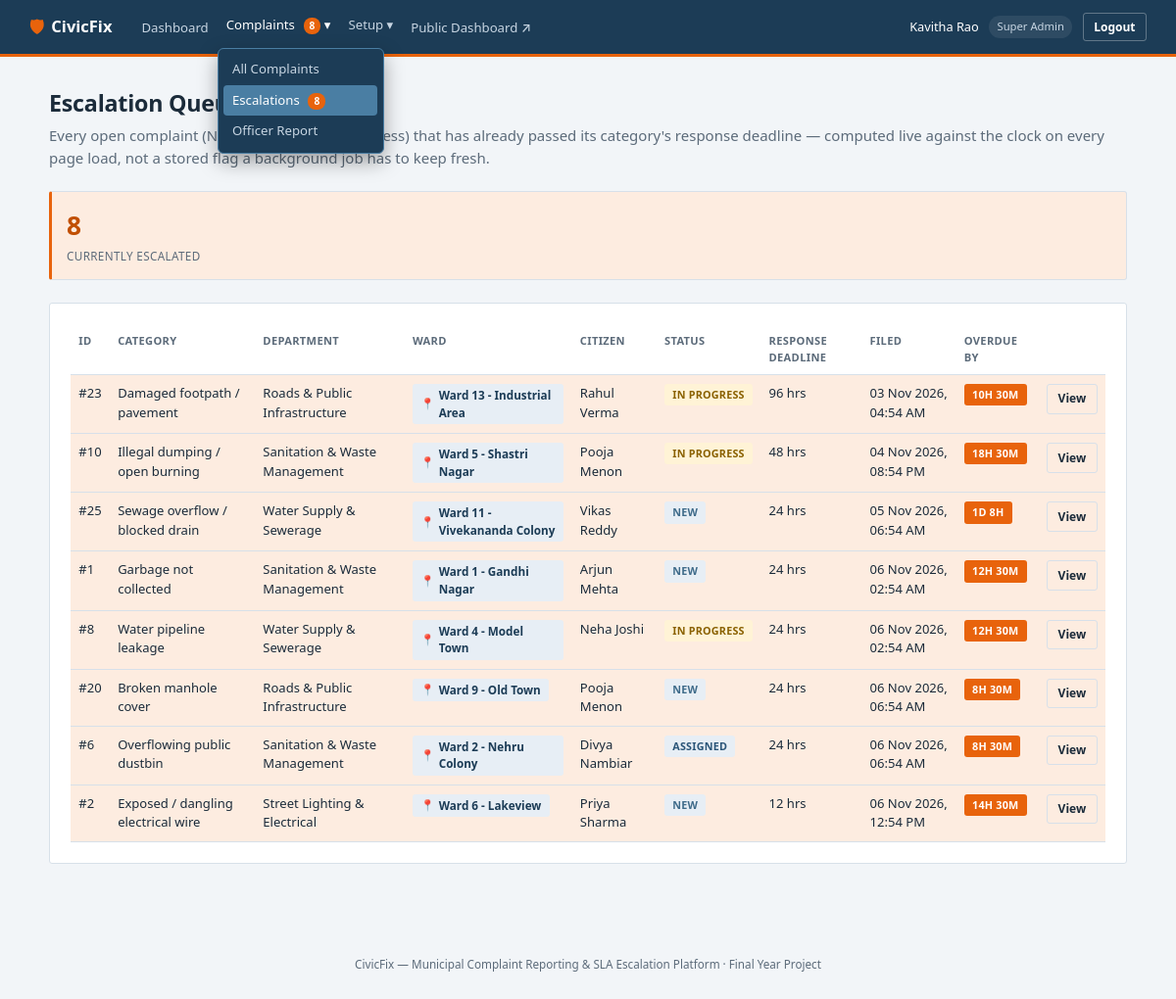
Screenshot of /index.php?route=admin/escalations (signed in) with the database file from the repository.
### tables this page shows
CREATE TABLE complaints (
    id                      INT AUTO_INCREMENT PRIMARY KEY,
    citizen_id              INT NOT NULL,
    category_id             INT NOT NULL,
    department_id           INT NOT NULL,    
    ward_id                 INT NOT NULL,
    address_line            VARCHAR(255) NOT NULL,
    description             TEXT NOT NULL,
    photo_path              VARCHAR(255) NULL,
    status                  ENUM('new','assigned','in_progress','resolved','closed') NOT NULL DEFAULT 'new',
    assigned_officer_id     INT NULL,
    resolution_photo_path   VARCHAR(255) NULL,
    resolved_at             DATETIME NULL,
    closed_at               DATETIME NULL,
    citizen_rating          TINYINT UNSIGNED NULL,           
    citizen_rating_comment  VARCHAR(500) NULL,
    reopen_count            TINYINT UNSIGNED NOT NULL DEFAULT 0,  
    created_at              TIMESTAMP NOT NULL DEFAULT CURRENT_TIMESTAMP,
    FOREIGN KEY (citizen_id) REFERENCES users(id),
    FOREIGN KEY (category_id) REFERENCES categories(id),
    FOREIGN KEY (department_id) REFERENCES departments(id),
    FOREIGN KEY (ward_id) REFERENCES wards(id),
    FOREIGN KEY (assigned_officer_id) REFERENCES users(id),
    KEY idx_complaints_department_status (department_id, status),
    KEY idx_complaints_citizen (citizen_id),
    KEY idx_complaints_ward (ward_id),
    KEY idx_complaints_status (status)
);

CREATE TABLE categories (
    id            INT AUTO_INCREMENT PRIMARY KEY,
    name          VARCHAR(150) NOT NULL,
    department_id INT NOT NULL,
    sla_hours     INT NOT NULL,            
    created_at    TIMESTAMP NOT NULL DEFAULT CURRENT_TIMESTAMP,
    FOREIGN KEY (department_id) REFERENCES departments(id),
    KEY idx_categories_department (department_id)
);

CREATE TABLE departments (
    id            INT AUTO_INCREMENT PRIMARY KEY,
    name          VARCHAR(120) NOT NULL UNIQUE,
    description   VARCHAR(255) NULL,
    created_at    TIMESTAMP NOT NULL DEFAULT CURRENT_TIMESTAMP
);

CREATE TABLE wards (
    id            INT AUTO_INCREMENT PRIMARY KEY,
    name          VARCHAR(100) NOT NULL UNIQUE,
    created_at    TIMESTAMP NOT NULL DEFAULT CURRENT_TIMESTAMP
);

CREATE TABLE users (
    id            INT AUTO_INCREMENT PRIMARY KEY,
    name          VARCHAR(100) NOT NULL,
    email         VARCHAR(150) NOT NULL UNIQUE,
    password      VARCHAR(255) NOT NULL,
    role          ENUM('super_admin','officer','citizen') NOT NULL,
    phone         VARCHAR(20) NULL,
    department_id INT NULL,                
    status        ENUM('active','inactive') NOT NULL DEFAULT 'active',
    created_at    TIMESTAMP NOT NULL DEFAULT CURRENT_TIMESTAMP
);

### app/controllers/AdminController.php (called while the page is built, shortened)
<?php
require_once __DIR__ . '/../models/Complaint.php';
class AdminController
{
    public function escalations(): void
    {
        $escalations = Complaint::escalations();
        require __DIR__ . '/../views/admin/escalations.php';
    }
}

### public/index.php (called while the page is built, shortened)
<?php
require_once __DIR__ . '/../core/helpers.php';
require_once __DIR__ . '/../core/Database.php';
require_once __DIR__ . '/../core/Auth.php';
require_once __DIR__ . '/../app/models/Complaint.php';
require_once __DIR__ . '/../app/controllers/AdminController.php';
$router = new Router();
$router->get('stats', fn() => (new PublicController())->dashboard());
$router->get('login', fn() => (new AuthController())->showLogin());
$router->post('login', fn() => (new AuthController())->login());
$router->post('logout', fn() => (new AuthController())->logout());
$router->get('register', fn() => (new AuthController())->showRegister());
$router->post('register', fn() => (new AuthController())->register());
$router->get('admin/dashboard', fn() => (new AdminController())->dashboard());
$router->get('admin/departments', fn() => (new AdminController())->departments());
$router->post('admin/departments/store', fn() => (new AdminController())->departmentStore());
$router->post('admin/departments/update', fn() => (new AdminController())->departmentUpdate());
$router->post('admin/departments/delete', fn() => (new AdminController())->departmentDelete());
$router->get('admin/categories', fn() => (new AdminController())->categories());
$router->post('admin/categories/store', fn() => (new AdminController())->categoryStore());
$router->post('admin/categories/update', fn() => (new AdminController())->categoryUpdate());
$router->post('admin/categories/delete', fn() => (new AdminController())->categoryDelete());
$router->get('admin/wards', fn() => (new AdminController())->wards());
$router->post('admin/wards/store', fn() => (new AdminController())->wardStore());
$router->post('admin/wards/update', fn() => (new AdminController())->wardUpdate());
$router->post('admin/wards/delete', fn() => (new AdminController())->wardDelete());
$router->get('admin/officers', fn() => (new AdminController())->officers());
$router->post('admin/officers/store', fn() => (new AdminController())->officerStore());
$router->post('admin/officers/status', fn() => (new AdminController())->officerStatus());
$router->get('admin/complaints', fn() => (new AdminController())->complaints());
$router->get('admin/complaints/view', fn() => (new AdminController())->complaintView());
$router->post('admin/complaints/comment', fn() => (new AdminController())->commentStore());
$router->post('admin/complaints/force-close', fn() => (new AdminController())->forceCloseComplaint());
$router->get('admin/escalations', fn() => (new AdminController())->escalations());
$router->get('admin/reports/officers', fn() => (new AdminController())->officerPerformance());
$router->get('officer/dashboard', fn() => (new OfficerController())->dashboard());
$router->get('officer/queue', fn() => (new OfficerController())->queue());
$router->get('officer/complaints/view', fn() => (new OfficerController())->complaintView());
$router->post('officer/complaints/claim', fn() => (new OfficerController())->claim());
$router->post('officer/complaints/status', fn() => (new OfficerController())->updateStatus());
$router->post('officer/complaints/comment', fn() => (new OfficerController())->commentStore());
$router->get('citizen/dashboard', fn() => (new CitizenController())->dashboard());
$router->get('citizen/complaints/new', fn() => (new CitizenController())->newForm());
$router->post('citizen/complaints/store', fn() => (new CitizenController())->store());
$router->get('citizen/complaints/view', fn() => (new CitizenController())->complaintView());
$router->post('citizen/complaints/rate', fn() => (new CitizenController())->rateComplaint());
$router->post('citizen/complaints/reopen', fn() => (new CitizenController())->reopenComplaint());
$router->post('citizen/complaints/upvote', fn() => (new CitizenController())->upvote());
$router->post('citizen/complaints/comment', fn() => (new CitizenController())->commentStore());
$route = $_GET['route'] ?? '';
$router->dispatch($_SERVER['REQUEST_METHOD'], $route);

### core/Router.php (called while the page is built, shortened)
<?php
class Router
{
    private array $routes = ['GET' => [], 'POST' => []];
    public function get(string $route, callable $handler): void
    {
        $this->routes['GET'][$route] = $handler;
    }
    public function post(string $route, callable $handler): void
    {
        $this->routes['POST'][$route] = $handler;
    }
    public function dispatch(string $method, string $route): void
    {
        $handler = $this->routes[$method][$route] ?? null;
        try {
            $handler();
        } catch (Throwable $e) {
            error_log($e->getMessage());
            http_response_code(500);
            require __DIR__ . '/../app/views/errors/500.php';
        }
    }
}

### core/helpers.php (called while the page is built, shortened)
<?php
function e(?string $value): string
{
    return htmlspecialchars($value ?? '', ENT_QUOTES, 'UTF-8');
}
function format_datetime(?string $datetime): string
{
    $ts = strtotime($datetime);
    return $ts === false ? '-' : date('d M Y, h:i A', $ts);
}
function status_label(string $status): string
{
    return match ($status) {
        'new'         => 'New',
        'assigned'    => 'Assigned',
        'in_progress' => 'In Progress',
        'resolved'    => 'Resolved',
        'closed'      => 'Closed',
        default       => ucfirst($status),
    };
}
function duration_between(string $start, ?string $end = null): string
{
    $startTs = strtotime($start);
    $endTs = $end !== null ? strtotime($end) : time();
    $seconds = $endTs - $startTs;
    $days = intdiv($seconds, 86400);
    $hours = intdiv($seconds % 86400, 3600);
    if ($days > 0) {
        return "{$days}d {$hours}h";
    }
    $minutes = intdiv($seconds % 3600, 60);
    if ($hours > 0) {
        return "{$hours}h {$minutes}m";
    }
    return "{$minutes}m";
}

### core/Database.php (called while the page is built)
<?php
class Database
{
    private static ?PDO $instance = null;
    public static function connect(): PDO
    {
        if (self::$instance === null) {
            $config = require __DIR__ . '/../config/database.php';
            $dsn = sprintf(
                'mysql:host=%s;port=%d;dbname=%s;charset=%s',
                $config['host'],
                $config['port'],
                $config['database'],
                $config['charset']
            );
            self::$instance = new PDO($dsn, $config['username'], $config['password'], [
                PDO::ATTR_ERRMODE            => PDO::ERRMODE_EXCEPTION,
                PDO::ATTR_DEFAULT_FETCH_MODE => PDO::FETCH_ASSOC,
                PDO::ATTR_EMULATE_PREPARES   => false,
            ]);
        }
        return self::$instance;
    }
}

### app/models/Complaint.php (called while the page is built, shortened)
<?php
require_once __DIR__ . '/../../core/Database.php';
class Complaint
{
    public static function isBreached(array $complaint): bool
    {
        $deadline = strtotime($complaint['created_at']) + ((int)$complaint['sla_hours'] * 3600);
        return time() > $deadline;
    }
    public static function slaDeadline(array $complaint): int
    {
        return strtotime($complaint['created_at']) + ((int)$complaint['sla_hours'] * 3600);
    }
    public static function escalations(): array
    {
        $sql = self::SELECT_BASE . " WHERE cp.status IN ('new','assigned','in_progress') ORDER BY cp.created_at ASC";
        $stmt = Database::connect()->query($sql);
        $rows = $stmt->fetchAll();
        return array_values(array_filter($rows, fn($row) => self::isBreached($row)));
    }
}

### core/Auth.php (called while the page is built, shortened)
<?php
require_once __DIR__ . '/Database.php';
class Auth
{
    public static function role(): ?string
    {
        return $_SESSION['user_role'] ?? null;
    }
    public static function name(): ?string
    {
        return $_SESSION['user_name'] ?? null;
    }
}

### config/database.php (called while the page is built)
<?php
return [
    'host'     => '127.0.0.1',
    'port'     => 3306,
    'database' => 'civicfix',
    'username' => 'root',
    'password' => '',
    'charset'  => 'utf8mb4',
];

### app/views/admin/escalations.php (the view)
<?php $pageTitle = 'Escalations'; require __DIR__ . '/../partials/header.php'; require __DIR__ . '/../partials/navbar.php'; ?>
<main class="page">
    <h1>Escalation Queue</h1>
    <p class="page-sub">
        Every open complaint (New / Assigned / In Progress) that has already passed its
        category's response deadline — computed live against the clock on every page load, not a
        stored flag a background job has to keep fresh.
    </p>
    <div class="stat-grid">
        <div class="stat-tile stat-alert"><span class="stat-value"><?= count($escalations) ?></span><span class="stat-label">Currently Escalated</span></div>
    </div>
    <div class="card">
        <?php if (empty($escalations)): ?>
            <p class="empty-state">Nothing is currently breached. Every open complaint is still within its response deadline.</p>
        <?php else: ?>
        <div class="table-scroll">
        <table class="data-table">
            <tr><th>ID</th><th>Category</th><th>Department</th><th>Ward</th><th>Citizen</th><th>Status</th><th>Response Deadline</th><th>Filed</th><th>Overdue by</th><th></th></tr>
            <?php foreach ($escalations as $c):
                $deadline = Complaint::slaDeadline($c);
                $overdueBy = duration_between(date('Y-m-d H:i:s', $deadline), date('Y-m-d H:i:s'));
            ?>
                <tr class="row-breached">
                    <td>#<?= (int)$c['id'] ?></td>
                    <td><?= e($c['category_name']) ?></td>
                    <td><?= e($c['department_name']) ?></td>
                    <td><span class="badge-ward"><?= e($c['ward_name']) ?></span></td>
                    <td><?= e($c['citizen_name']) ?></td>
                    <td><span class="badge badge-<?= e($c['status']) ?>"><?= e(status_label($c['status'])) ?></span></td>
                    <td><?= (int)$c['sla_hours'] ?> hrs</td>
                    <td><?= format_datetime($c['created_at']) ?></td>
                    <td><span class="badge badge-breach"><?= e($overdueBy) ?></span></td>
                    <td><a class="btn btn-ghost btn-sm" href="/index.php?route=admin/complaints/view&id=<?= (int)$c['id'] ?>">View</a></td>
                </tr>
            <?php endforeach; ?>
        </table>
        </div>
        <?php endif; ?>
    </div>
</main>
<?php require __DIR__ . '/../partials/footer.php'; ?>

### app/views/partials/navbar.php (shortened to what this page needs)
<?php
$role = Auth::role();
$navItems = [];
$navGroups = [];
$escalationCount = null;
if ($role === 'super_admin') {
    $navItems = [
        'admin/dashboard' => 'Dashboard',
    ];
    $navGroups = [
        'Complaints' => [
            'admin/complaints'       => 'All Complaints',
            'admin/escalations'      => 'Escalations',
            'admin/reports/officers' => 'Officer Report',
        ],
        'Setup' => [
            'admin/departments' => 'Departments',
            'admin/categories'  => 'Categories',
            'admin/wards'       => 'Wards',
            'admin/officers'    => 'Officers',
        ],
    ];
    $escalationCount = count(Complaint::escalations());
} elseif ($role === 'citizen') {
    $navItems = [
        'citizen/dashboard'       => 'My Complaints',
        'citizen/complaints/new'  => 'File a Complaint',
    ];
}
$currentRoute = $_GET['route'] ?? '';
?>
<nav class="navbar">
    <div class="navbar-brand">
        <span class="brand-mark">&#128737;</span> CivicFix
    </div>
    <ul class="navbar-links">
        <?php foreach ($navItems as $route => $label): ?>
            <li>
                <a href="/index.php?route=<?= e($route) ?>"
                   class="<?= $currentRoute === $route ? 'active' : '' ?>">
                    <?= e($label) ?>
                </a>
            </li>
        <?php endforeach; ?>
        <?php foreach ($navGroups as $groupLabel => $groupItems): ?>
            <?php $groupIsActive = array_key_exists($currentRoute, $groupItems); ?>
            <li>
                <details class="nav-dropdown" <?= $groupIsActive ? 'open' : '' ?>>
                    <summary class="<?= $groupIsActive ? 'active' : '' ?>">
                        <?= e($groupLabel) ?>
                        <?php if (array_key_exists('admin/escalations', $groupItems) && $escalationCount): ?>
                            <span class="nav-badge"><?= (int)$escalationCount ?></span>
                        <?php endif; ?>
                    </summary>
                    <div class="nav-dropdown-menu">
                        <?php foreach ($groupItems as $route => $label): ?>
                            <a href="/index.php?route=<?= e($route) ?>" class="<?= $currentRoute === $route ? 'active' : '' ?>">
                                <?= e($label) ?>
                                <?php if ($route === 'admin/escalations' && $escalationCount): ?>
                                    <span class="nav-badge"><?= (int)$escalationCount ?></span>
                                <?php endif; ?>
                            </a>
                        <?php endforeach; ?>
                    </div>
                </details>
            </li>
        <?php endforeach; ?>
        <li><a href="/index.php?route=stats" target="_blank" rel="noopener">Public Dashboard &#8599;</a></li>
    </ul>
    <div class="navbar-user">
        <span><?= e(Auth::name()) ?></span>
        <span class="user-role"><?= e(str_replace('_', ' ', $role)) ?></span>
        <form method="POST" action="/index.php?route=logout" class="inline-form">
            <button type="submit" class="btn btn-ghost btn-sm">Logout</button>
        </form>
    </div>
</nav>

### rows the page displays
complaints: groupLabel "Complaints", escalationCount "8", label "All Complaints", label "Escalations", label "Officer Report", id "23", category.name "Damaged footpath / pavement", department.name "Roads & Public Infrastructure", ward.name "Ward 13 - Industrial Area", citizen.name "Rahul Verma", status "IN PROGRESS", category.sla_hours "96", created_at "03 Nov 2026, 04:54 AM", created_at.sla_hours "10H 30M"
complaints: id "10", category.name "Illegal dumping / open burning", department.name "Sanitation & Waste Management", ward.name "Ward 5 - Shastri Nagar", citizen.name "Pooja Menon", status "IN PROGRESS", category.sla_hours "48", created_at "04 Nov 2026, 08:54 PM", created_at.sla_hours "18H 30M"
complaints: id "25", category.name "Sewage overflow / blocked drain", department.name "Water Supply & Sewerage", ward.name "Ward 11 - Vivekananda Colony", citizen.name "Vikas Reddy", status "NEW", category.sla_hours "24", created_at "05 Nov 2026, 06:54 AM", created_at.sla_hours "1D 8H"
complaints: id "1", category.name "Garbage not collected", department.name "Sanitation & Waste Management", ward.name "Ward 1 - Gandhi Nagar", citizen.name "Arjun Mehta", status "NEW", category.sla_hours "24", created_at "06 Nov 2026, 02:54 AM", created_at.sla_hours "12H 30M"
complaints: id "8", category.name "Water pipeline leakage", department.name "Water Supply & Sewerage", ward.name "Ward 4 - Model Town", citizen.name "Neha Joshi", status "IN PROGRESS", category.sla_hours "24", created_at "06 Nov 2026, 02:54 AM", created_at.sla_hours "12H 30M"
complaints: id "20", category.name "Broken manhole cover", department.name "Roads & Public Infrastructure", ward.name "Ward 9 - Old Town", citizen.name "Pooja Menon", status "NEW", category.sla_hours "24", created_at "06 Nov 2026, 06:54 AM", created_at.sla_hours "8H 30M"
complaints: id "6", category.name "Overflowing public dustbin", department.name "Sanitation & Waste Management", ward.name "Ward 2 - Nehru Colony", citizen.name "Divya Nambiar", status "ASSIGNED", category.sla_hours "24", created_at "06 Nov 2026, 06:54 AM", created_at.sla_hours "8H 30M"
complaints: id "2", category.name "Exposed / dangling electrical wire", department.name "Street Lighting & Electrical", ward.name "Ward 6 - Lakeview", citizen.name "Priya Sharma", status "NEW", category.sla_hours "12", created_at "06 Nov 2026, 12:54 PM", created_at.sla_hours "14H 30M"

### other values shown
$label "Dashboard"
$groupLabel "Setup"
Auth::name() "Kavitha Rao"
str_replace('_', ' ', $role) "Super Admin"
count($escalations) "8"
